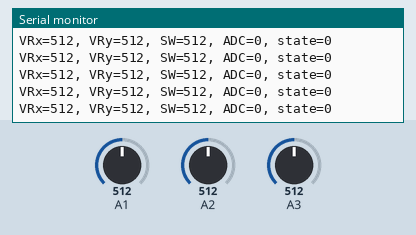
This sketch was run on a simulated Arduino Uno, built with avr-gcc and run on an emulated ATmega328P. Parts: the last lines printed to the serial monitor. The inputs (shaded band) are chosen by the test bench; at power-on: A1 = 512, A2 = 512, A3 = 512.

Above: at 1.2 s.
1.3 s: A1 set to 415
At 1.42 s:
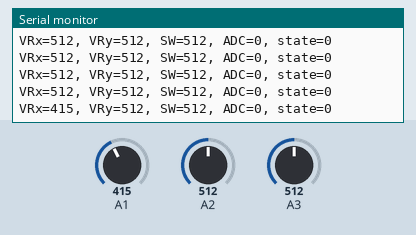
4.3 s: A1 set to 381
At 4.3 s:
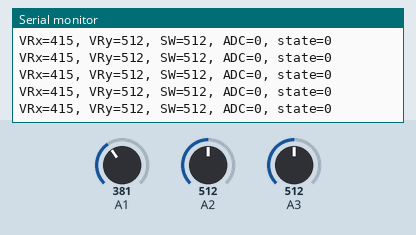
7.3 s: A2 set to 586
At 7.3 s:
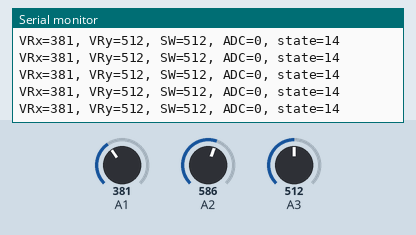
10.3 s: A2 set to 615
At 10.34 s:
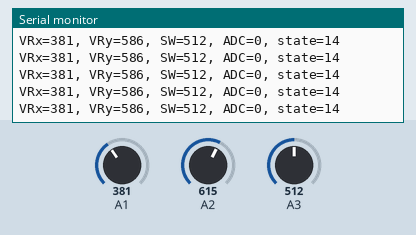
13.3 s: A3 set to 107
At 13.31 s:
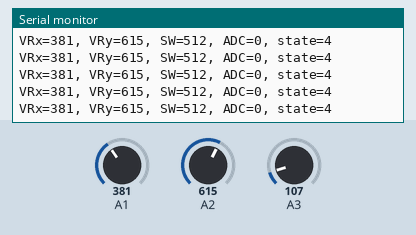
14.8 s: A3 set to 89
At 14.8 s:
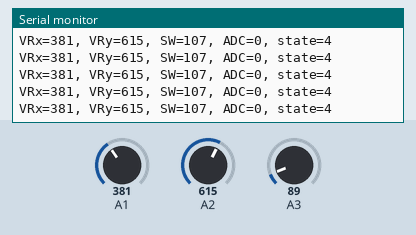
Timing chart, 0 to 17.8 s (numbered marks = the images above; inputs shaded):
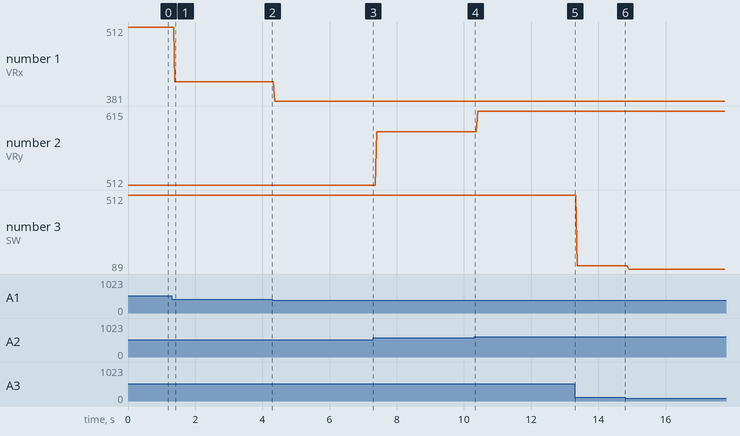

The sketch:

joystick_att2.ino
```cpp
int joystick_state=0;
int joystick_button=0;
void setup() {
  Serial.begin(9600);
}

  int cdf=0;
void loop() {
  int vrx, vry, sw;

  vrx = analogRead(A1);
  vry = analogRead(A2);
  sw = analogRead(A3);

  char buf[100];

  int adc=0;
  if(sw!=0) cdf=0;
  else cdf++;
  if(cdf>2)adc=1;

  sprintf(buf, "VRx=%d, VRy=%d, SW=%d, ADC=%d, state=%d", vrx, vry, sw, adc, joystick_state);
  Serial.println(buf);

  if(vrx>600) vrx=1;
  else if(vrx<400) vrx=-1;
  else vrx=0;

  if(vry>600) vry=1;
  else if(vry<400) vry=-1;
  else vry=0;

  if(vrx==-1 && vry==-1) joystick_state=1;
  else if(vrx==1 && vry==-1) joystick_state=2;
  else if(vrx==1 && vry==1) joystick_state=3;
  else if(vrx==-1 && vry==1) joystick_state=4;
  else if(vrx==1 && vry==0) joystick_state=23;
  else if(vrx==-1 && vry==0) joystick_state=14;
  else if(vrx==0 && vry==-1) joystick_state=12;
  else if(vrx==0 && vry==1) joystick_state=34;

  //if(sw) joystick_button=1;
  //else joystick_button=0;
}
```

Measured:
- after the input at 1.3 s, the serial monitor: prints a new line after 0.10 s (image 1)
- plotted number 1: 512 → 415 after the input at 1.3 s, 415 → 381 after the input at 4.3 s
- plotted number 2: 512 → 586 after the input at 7.3 s, 586 → 615 after the input at 10.3 s
- plotted number 3: 512 → 107 after the input at 13.3 s, 107 → 89 after the input at 14.8 s
